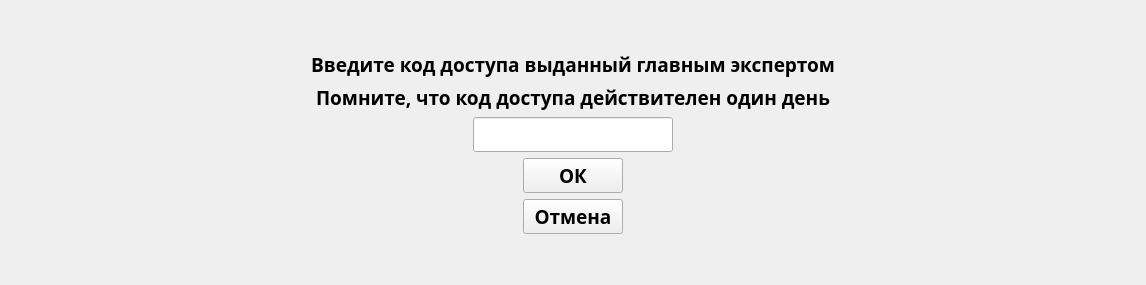
          <widget class="QWidget" name="authorizeMemberPage">
           <layout class="QHBoxLayout" name="horizontalLayout_20">
            <item>
             <spacer name="horizontalSpacer_15">
              <property name="orientation">
               <enum>Qt::Horizontal</enum>
              </property>
              <property name="sizeHint" stdset="0">
               <size>
                <width>300</width>
                <height>20</height>
               </size>
              </property>
             </spacer>
            </item>
            <item>
             <layout class="QVBoxLayout" name="verticalLayout_19">
              <item>
               <spacer name="verticalSpacer_10">
                <property name="orientation">
                 <enum>Qt::Vertical</enum>
                </property>
                <property name="sizeHint" stdset="0">
                 <size>
                  <width>20</width>
                  <height>40</height>
                 </size>
                </property>
               </spacer>
              </item>
              <item>
               <widget class="QLabel" name="label_3">
                <property name="font">
                 <font>
                  <family>Akrobat SemiBold</family>
                  <pointsize>14</pointsize>
                  <bold>true</bold>
                 </font>
                </property>
                <property name="text">
                 <string>Введите код доступа выданный главным экспертом</string>
                </property>
                <property name="alignment">
                 <set>Qt::AlignCenter</set>
                </property>
               </widget>
              </item>
              <item>
               <widget class="QLabel" name="label_5">
                <property name="font">
                 <font>
                  <family>Akrobat SemiBold</family>
                  <pointsize>14</pointsize>
                  <bold>true</bold>
                 </font>
                </property>
                <property name="text">
                 <string>Помните, что код доступа действителен один день</string>
                </property>
                <property name="alignment">
                 <set>Qt::AlignCenter</set>
                </property>
               </widget>
              </item>
              <item>
               <layout class="QHBoxLayout" name="horizontalLayout_22">
                <item>
                 <spacer name="horizontalSpacer_19">
                  <property name="orientation">
                   <enum>Qt::Horizontal</enum>
                  </property>
                  <property name="sizeHint" stdset="0">
                   <size>
                    <width>40</width>
                    <height>20</height>
                   </size>
                  </property>
                 </spacer>
                </item>
                <item>
                 <widget class="QLineEdit" name="memberCodeLine">
                  <property name="sizePolicy">
                   <sizepolicy hsizetype="Fixed" vsizetype="Fixed">
                    <horstretch>0</horstretch>
                    <verstretch>0</verstretch>
                   </sizepolicy>
                  </property>
                  <property name="minimumSize">
                   <size>
                    <width>200</width>
                    <height>0</height>
                   </size>
                  </property>
                  <property name="font">
                   <font>
                    <family>Akrobat SemiBold</family>
                    <pointsize>14</pointsize>
                    <bold>true</bold>
                   </font>
                  </property>
                 </widget>
                </item>
                <item>
                 <spacer name="horizontalSpacer_20">
                  <property name="orientation">
                   <enum>Qt::Horizontal</enum>
                  </property>
                  <property name="sizeHint" stdset="0">
                   <size>
                    <width>40</width>
                    <height>20</height>
                   </size>
                  </property>
                 </spacer>
                </item>
               </layout>
              </item>
              <item>
               <layout class="QHBoxLayout" name="horizontalLayout_21">
                <item>
                 <spacer name="horizontalSpacer_17">
                  <property name="orientation">
                   <enum>Qt::Horizontal</enum>
                  </property>
                  <property name="sizeHint" stdset="0">
                   <size>
                    <width>40</width>
                    <height>20</height>
                   </size>
                  </property>
                 </spacer>
                </item>
                <item>
                 <widget class="QPushButton" name="okButton">
                  <property name="sizePolicy">
                   <sizepolicy hsizetype="Fixed" vsizetype="Fixed">
                    <horstretch>0</horstretch>
                    <verstretch>0</verstretch>
                   </sizepolicy>
                  </property>
                  <property name="minimumSize">
                   <size>
                    <width>100</width>
                    <height>30</height>
                   </size>
                  </property>
                  <property name="font">
                   <font>
                    <family>Akrobat SemiBold</family>
                    <pointsize>14</pointsize>
                    <bold>true</bold>
                   </font>
                  </property>
                  <property name="layoutDirection">
                   <enum>Qt::LeftToRight</enum>
                  </property>
                  <property name="text">
                   <string>ОК</string>
                  </property>
                 </widget>
                </item>
                <item>
                 <spacer name="horizontalSpacer_18">
                  <property name="orientation">
                   <enum>Qt::Horizontal</enum>
                  </property>
                  <property name="sizeHint" stdset="0">
                   <size>
                    <width>40</width>
                    <height>20</height>
                   </size>
                  </property>
                 </spacer>
                </item>
               </layout>
              </item>
              <item>
               <layout class="QHBoxLayout" name="horizontalLayout_31">
                <item>
                 <spacer name="horizontalSpacer_43">
                  <property name="orientation">
                   <enum>Qt::Horizontal</enum>
                  </property>
                  <property name="sizeHint" stdset="0">
                   <size>
                    <width>40</width>
                    <height>20</height>
                   </size>
                  </property>
                 </spacer>
                </item>
                <item>
                 <widget class="QPushButton" name="okButton_2">
                  <property name="sizePolicy">
                   <sizepolicy hsizetype="Fixed" vsizetype="Fixed">
                    <horstretch>0</horstretch>
                    <verstretch>0</verstretch>
                   </sizepolicy>
                  </property>
                  <property name="minimumSize">
                   <size>
                    <width>100</width>
                    <height>30</height>
                   </size>
                  </property>
                  <property name="font">
                   <font>
                    <family>Akrobat SemiBold</family>
                    <pointsize>14</pointsize>
                    <bold>true</bold>
                   </font>
                  </property>
                  <property name="layoutDirection">
                   <enum>Qt::LeftToRight</enum>
                  </property>
                  <property name="text">
                   <string>Отмена</string>
                  </property>
                 </widget>
                </item>
                <item>
                 <spacer name="horizontalSpacer_44">
                  <property name="orientation">
                   <enum>Qt::Horizontal</enum>
                  </property>
                  <property name="sizeHint" stdset="0">
                   <size>
                    <width>40</width>
                    <height>20</height>
                   </size>
                  </property>
                 </spacer>
                </item>
               </layout>
              </item>
              <item>
               <spacer name="verticalSpacer_11">
                <property name="orientation">
                 <enum>Qt::Vertical</enum>
                </property>
                <property name="sizeHint" stdset="0">
                 <size>
                  <width>20</width>
                  <height>40</height>
                 </size>
                </property>
               </spacer>
              </item>
             </layout>
            </item>
            <item>
             <spacer name="horizontalSpacer_16">
              <property name="orientation">
               <enum>Qt::Horizontal</enum>
              </property>
              <property name="sizeHint" stdset="0">
               <size>
                <width>300</width>
                <height>20</height>
               </size>
              </property>
             </spacer>
            </item>
           </layout>
          </widget>
